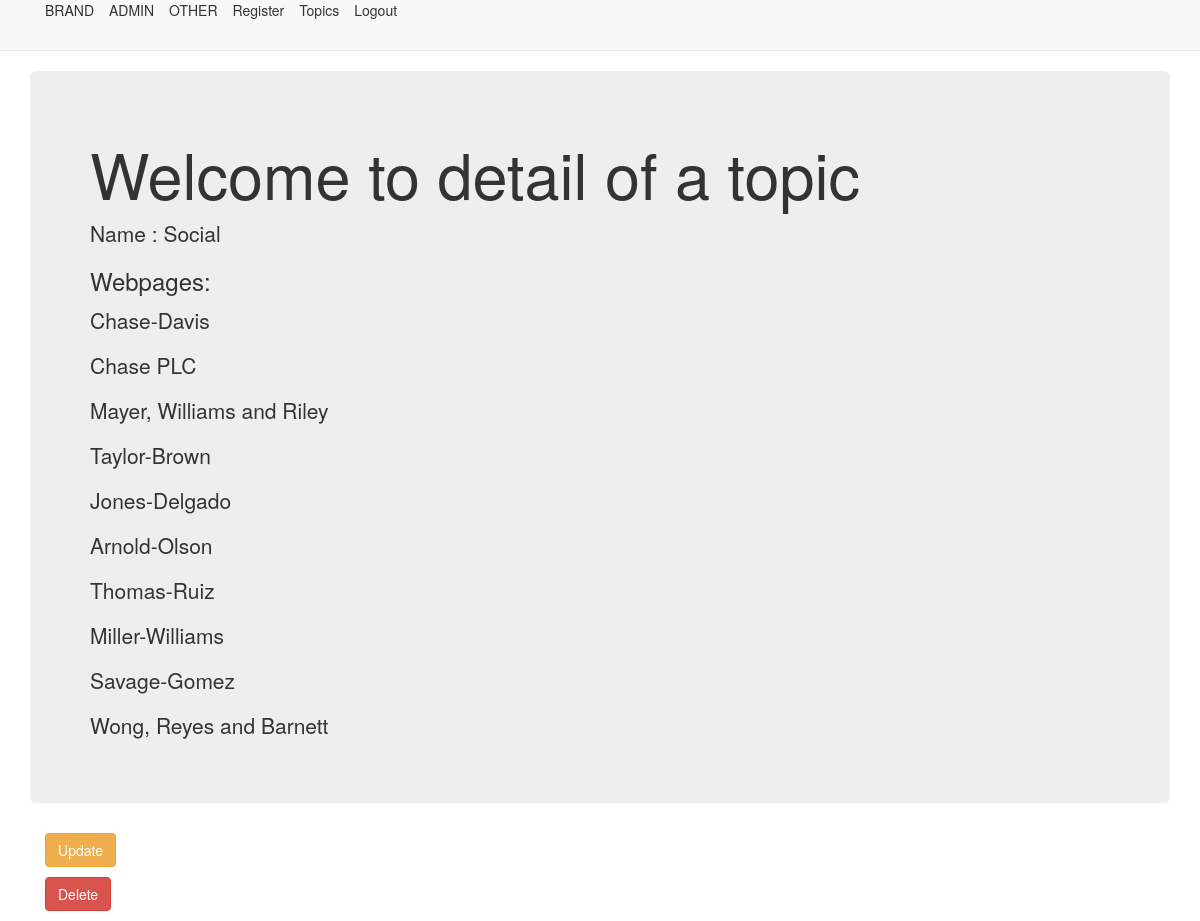
The app's page /first_app/list/4/ (signed in) with its own data.
### first_app/models.py (models this page shows, shortened)
class Topic(models.Model):
    top_name = models.CharField(max_length=264,unique=True)

class Webpage(models.Model):
    topic = models.ForeignKey(Topic,related_name='webpages')
    name = models.CharField(max_length=264,unique=True)
    url = models.URLField(unique=True)

### first_app/views.py (the view)
# urls.py: url(r'^list/(?P<pk>\d+)/$',views.TopicDetailView.as_view(),name='detail'),
class TopicDetailView(DetailView):
    context_object_name = 'topic_detail'
    model = models.Topic
    template_name = 'first_app/topic_detail.html'

### first_app/templates/first_app/topic_detail.html
<!DOCTYPE html>
{% extends "first_app/first_app_base.html" %}
{% block body_block %}
    <div class="jumbotron">
        <h1>Welcome to detail of a topic</h1>
        <p>
            Name : {{ topic_detail.top_name }}
        </p>
        <h3>Webpages:</h3>
        {% for webpage in topic_detail.webpages.all %}
            <p>
                {{ webpage.name }}
            </p>
        {% endfor %}
    </div>
    <div class="container">
        <p><a class="btn btn-warning" href="{% url 'first_app:update' pk=topic_detail.pk %}">Update</a></p>
        <p><a class="btn btn-danger" href="{% url 'first_app:delete' pk=topic_detail.pk %}">Delete</a></p>
    </div>
{% endblock %}

### records on screen
Topic: top_name "Social"
Webpage: name "Chase-Davis"
Webpage: name "Chase PLC"
Webpage: name "Mayer, Williams and Riley"
Webpage: name "Taylor-Brown"
Webpage: name "Jones-Delgado"
Webpage: name "Arnold-Olson"
Webpage: name "Thomas-Ruiz"
Webpage: name "Miller-Williams"
Webpage: name "Savage-Gomez"
Webpage: name "Wong, Reyes and Barnett"
